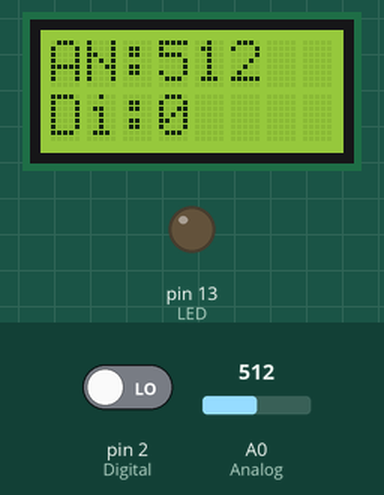
Bench run of a sketch on a simulated Arduino Uno, built with avr-gcc and run on an emulated ATmega328P. On the bench: 8×2 character LCD, output pins drawn as LEDs (lit = HIGH). The test bench sets the inputs (shaded band); at power-on: pin 2 (Digital) LOW, A0 (Analog) = 512.

Above: at 2.2 s.
2.3 s: pin 2 (Digital) driven HIGH
At 2.9 s:
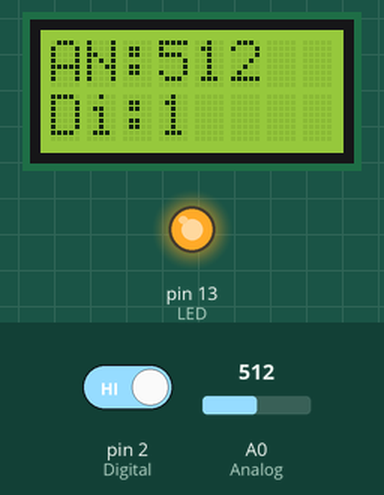
4.0 s: A0 (Analog) set to 716
At 5.2 s:
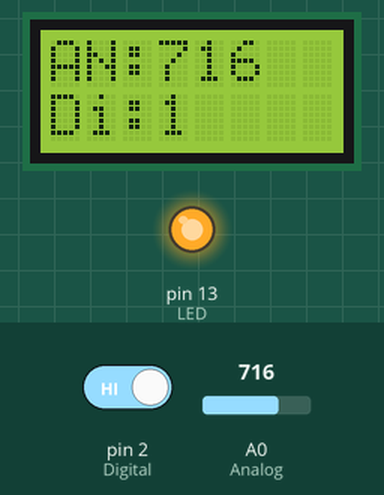
5.5 s: A0 (Analog) set to 900
At 6.7 s:
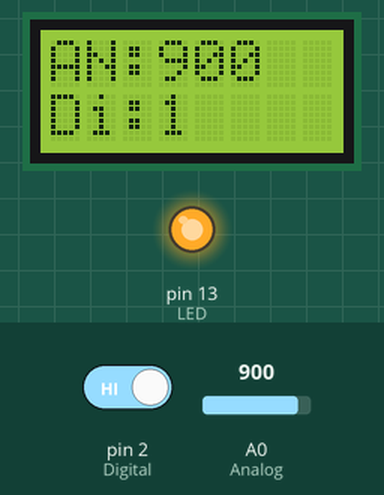
7.0 s: pin 2 (Digital) driven LOW
At 8.2 s:
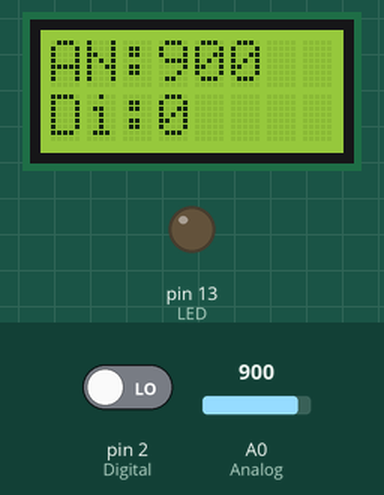
8.5 s: A0 (Analog) set to 1023
At 9.7 s:
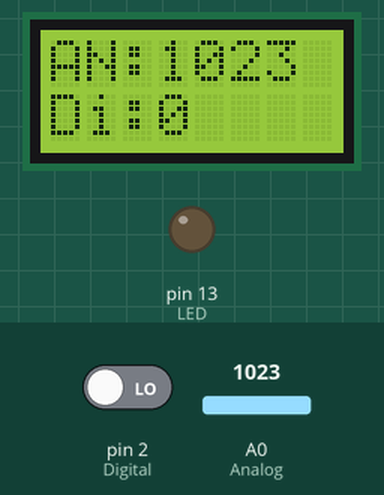
Timing chart, 0 to 11.1 s (numbered marks = the images above; inputs shaded):
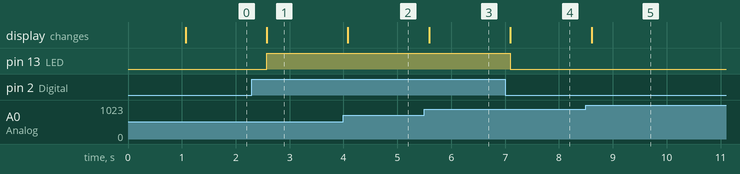

Measured:
- after the input at 2.3 s, pin 13 (LED): LOW → HIGH after 0.28 s; the display: changes after 0.28 s (image 1)
- after the input at 4.0 s, the display: changes after 0.08 s (image 2)
- after the input at 5.5 s, the display: changes after 0.09 s (image 3)
- after the input at 7.0 s, pin 13 (LED): HIGH → LOW after 0.10 s; the display: changes after 0.10 s (image 4)
- after the input at 8.5 s, the display: changes after 0.11 s (image 5)

The sketch:

Light_Sensor.ino
```cpp
/*
  Modify from Liquid Crystal example
  For Light Sensor
  Using BBFuino from Cytron Technologies with 8x2 character LCD
  If you have inquiry, welcome to discuss in our technical forum: forum.cytron.com.my

  The circuit:
 * 8x2 character LCD to BBFuino
 * LCD RS pin to digital pin 8
 * LCD Enable pin to digital pin 9
 * LCD D4 pin to digital pin 4
 * LCD D5 pin to digital pin 5
 * LCD D6 pin to digital pin 6
 * LCD D7 pin to digital pin 7
 * LCD R/W pin to ground
 * 10K resistor:
 * ends to +5V and ground
 * wiper to LCD VO pin (pin 3)

 Light Sensor module to BBFuino
 *VCC to 5V
 *GND to GND
 *DO to D2
 *AO to AO
 */

// include the library code:
#include <LiquidCrystal.h>

#define Analog  A0  //Analog output of Light Sensor Module connected to A0 of BBFuino
#define Digital 2   //Digital Output of Light Sensor Module connected to D2 of BBfuino
#define LED     13  //LED at D13 pin

// initialize the library with the numbers of the interface pins
LiquidCrystal lcd(8, 9, 4, 5, 6, 7);  //assign the LCD interface pin

//Global variable
int AnalogValue = 0;  //to store analog value

void setup() {
  //setup the input or output pin
  pinMode(LED, OUTPUT);
  pinMode(Digital, INPUT);
  pinMode(Analog, INPUT);
  digitalWrite(LED, LOW);  //off LED
  // set up the LCD's number of columns and rows:
  lcd.begin(8, 2);
  // Print a message to the LCD.
  lcd.print("Light");
  lcd.setCursor(0,1);
  lcd.print("Sensor");
  delay(1000);  //delay for 1 second
  lcd.clear();
  lcd.print("AN:");
  lcd.setCursor(0,1); //2nd line
  lcd.print("Di:");
}

void loop() {
  AnalogValue = analogRead(Analog);
  //display analog value from light sensor
  lcd.setCursor(3, 0);  //set LCD cursor to be after AN:
  lcd.print(AnalogValue);  //display the ADC value from AO of light sensor
  lcd.print("   ");    //clear the previous printed value if have

  //display digital status
  lcd.setCursor(3, 1);
  if(digitalRead(Digital) == 1) // if digital input is high
  {
    lcd.print(1);
    digitalWrite(LED,HIGH);
  }
  else
  {
    lcd.print(0);
    digitalWrite(LED,LOW);
  }
  delay(300);
}
```
